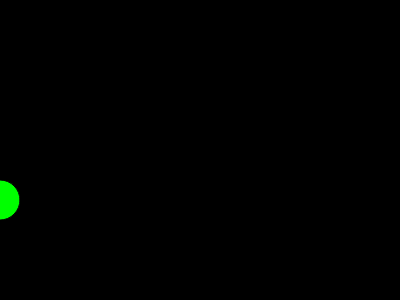
Frame 1 (no input)
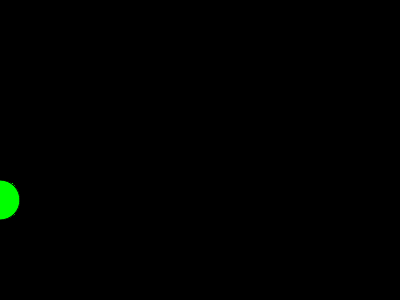
Frame 60 (no input)
Frame 120 (the mouse pressed at the canvas centre since frame 60): identical to frame 60, image omitted

The p5.js sketch that drew these frames (run headless with seeded random() and noise() and a simulated clock; from frame 60 on, the mouse is pressed at the canvas centre):

// p5.js sketch
// ── sketch.js
// P5 Skitseblok

var inp;
var btn;
var x=0;

function setup(){
    createCanvas(400,300);
    background(0);
    inp = createElement('Input');
    inp.position(20, height + 5);
    btn = createElement('Button', 'Go');
    btn.position(inp.x + inp.width, height + 5);
    btn.mousePressed(setText);
}

function draw() {
    fill(0,255,0);
    ellipse(x, 200,40,40);
}

function setText(){
    x = inp.value();
}
